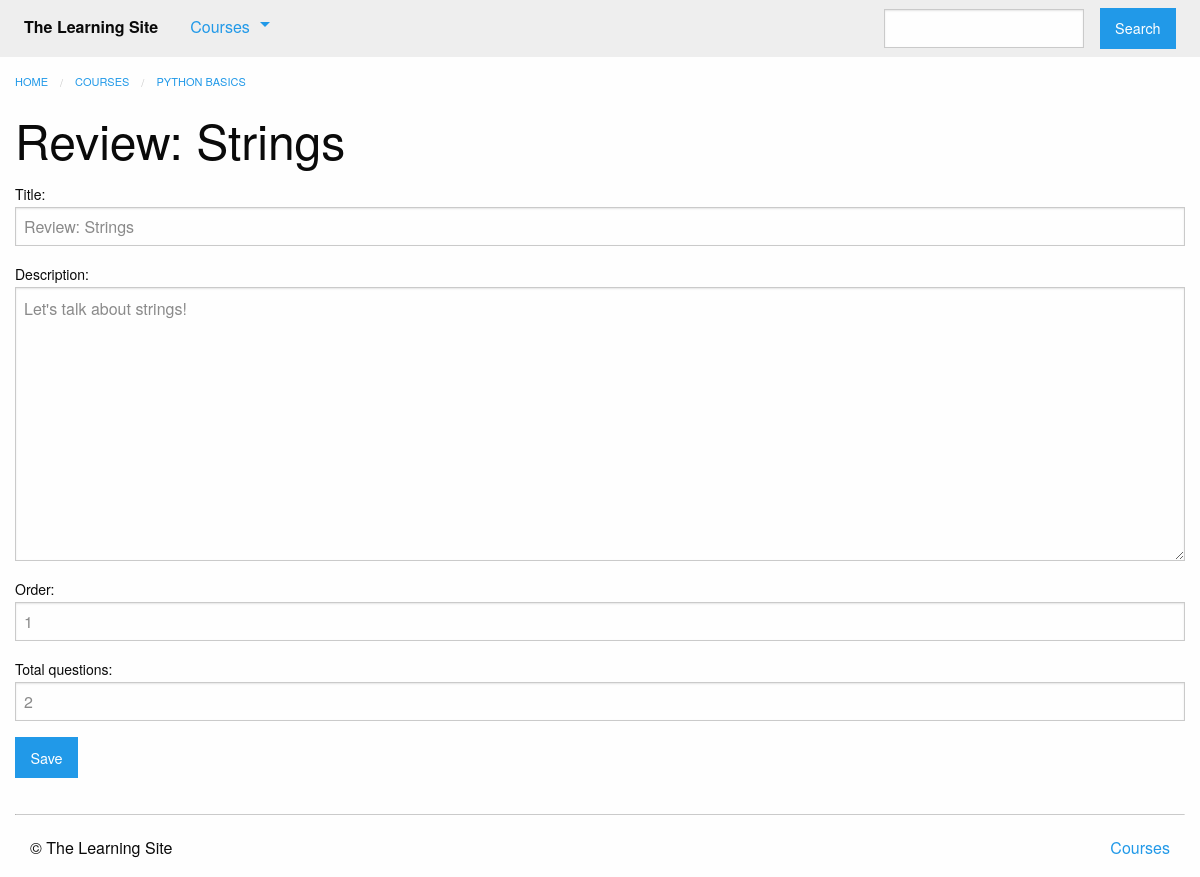
The app's page /courses/1/edit_quiz/1/ (signed in) with its own data.
### courses/models.py (models this page shows, shortened)
class Course(models.Model):
    created_at = models.DateTimeField(auto_now_add=True)
    title = models.CharField(max_length=255)
    description = models.TextField()
    is_live = models.BooleanField(default=False)
    status = models.CharField(max_length=1, choices=STATUS_CHOICES, default='i')

class Step(models.Model):
    title = models.CharField(max_length=255)
    description = models.TextField()
    order = models.IntegerField(default=0)
    course = models.ForeignKey(Course)
    class Meta:
        abstract = True
        ordering = ['order',]

class Quiz(Step):
    total_questions = models.IntegerField()
    class Meta:
        verbose_name_plural = "quizzes"

### courses/views.py (the view)
# urls.py: url(r'(?P<course_pk>\d+)/edit_quiz/(?P<quiz_pk>\d+)/$', views.quiz_edit,
@login_required
def quiz_edit(request, course_pk, quiz_pk):
    quiz = get_object_or_404(models.Quiz, pk=quiz_pk, course_id=course_pk)
    form = forms.QuizForm(instance=quiz)
    if request.method == 'POST':
        form = forms.QuizForm(instance=quiz, data=request.POST)
        if form.is_valid():
            form.save()
            messages.success(request, "Updated {}".format(quiz.title))
            return HttpResponseRedirect(quiz.get_absolute_url())
    return render(request, 'courses/quiz_form.html', {
        'course': quiz.course,
        'form': form
    })

### courses/forms.py
class QuizForm(forms.ModelForm):
    class Meta:
        model = models.Quiz
        fields = [
            'title',
            'description',
            'order',
            'total_questions'
        ]

### courses/templatetags/course_extras.py (called while the page is built)
@register.inclusion_tag('courses/course_nav.html')
def nav_courses_list():
    courses = Course.objects.all()[:5]
    return {'courses': courses}

### courses/templates/courses/quiz_form.html (shortened to what this page needs)
{% extends "courses/layout.html" %}
{% block breadcrumbs %}
    <li><a href="{% url 'courses:detail' pk=course.id %}">{{ course.title }}</a></li>
{% endblock %}
{% block content %}
    <div class="row columns">
        {{ block.super }}
        <h1>{{ form.instance.title|default:"Make a new quiz" }}</h1>
        <form method="POST">
        {{ form.as_p }}
        <input type="submit" class="button" value="Save">
        </form>
    </div>
{% endblock %}

### records on screen
Course: title "PYTHON BASICS"
Quiz: instance "Review: Strings", title "Review: Strings", description "Let's talk about strings!", order "1", total_questions "2"
